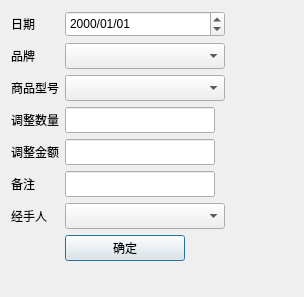
<?xml version="1.0" encoding="UTF-8"?>
<ui version="4.0">
 <class>stock_calibrationDialog</class>
 <widget class="QDialog" name="stock_calibrationDialog">
  <property name="geometry">
   <rect>
    <x>0</x>
    <y>0</y>
    <width>304</width>
    <height>297</height>
   </rect>
  </property>
  <property name="windowTitle">
   <string>Dialog</string>
  </property>
  <property name="modal">
   <bool>true</bool>
  </property>
  <layout class="QHBoxLayout" name="horizontalLayout">
   <item>
    <layout class="QFormLayout" name="formLayout">
     <item row="0" column="0">
      <widget class="QLabel" name="label_2">
       <property name="text">
        <string>日期</string>
       </property>
      </widget>
     </item>
     <item row="1" column="0">
      <widget class="QLabel" name="label">
       <property name="text">
        <string>品牌</string>
       </property>
      </widget>
     </item>
     <item row="3" column="0">
      <widget class="QLabel" name="label_9">
       <property name="text">
        <string>调整数量</string>
       </property>
      </widget>
     </item>
     <item row="3" column="1">
      <widget class="QLineEdit" name="toal">
       <property name="minimumSize">
        <size>
         <width>150</width>
         <height>26</height>
        </size>
       </property>
       <property name="maximumSize">
        <size>
         <width>150</width>
         <height>26</height>
        </size>
       </property>
       <property name="inputMethodHints">
        <set>Qt::ImhDigitsOnly|Qt::ImhPreferNumbers</set>
       </property>
      </widget>
     </item>
     <item row="6" column="0">
      <widget class="QLabel" name="label_3">
       <property name="text">
        <string>经手人</string>
       </property>
      </widget>
     </item>
     <item row="6" column="1">
      <widget class="QComboBox" name="staffComb">
       <property name="minimumSize">
        <size>
         <width>150</width>
         <height>26</height>
        </size>
       </property>
       <property name="maximumSize">
        <size>
         <width>160</width>
         <height>26</height>
        </size>
       </property>
      </widget>
     </item>
     <item row="4" column="0">
      <widget class="QLabel" name="label_5">
       <property name="text">
        <string>调整金额</string>
       </property>
      </widget>
     </item>
     <item row="4" column="1">
      <widget class="QLineEdit" name="money">
       <property name="minimumSize">
        <size>
         <width>150</width>
         <height>26</height>
        </size>
       </property>
       <property name="maximumSize">
        <size>
         <width>150</width>
         <height>26</height>
        </size>
       </property>
       <property name="readOnly">
        <bool>false</bool>
       </property>
      </widget>
     </item>
     <item row="2" column="0">
      <widget class="QLabel" name="label_6">
       <property name="text">
        <string>商品型号</string>
       </property>
      </widget>
     </item>
     <item row="1" column="1">
      <widget class="QComboBox" name="brand_combo">
       <property name="minimumSize">
        <size>
         <width>150</width>
         <height>26</height>
        </size>
       </property>
       <property name="maximumSize">
        <size>
         <width>160</width>
         <height>26</height>
        </size>
       </property>
      </widget>
     </item>
     <item row="2" column="1">
      <widget class="QComboBox" name="model_combo">
       <property name="minimumSize">
        <size>
         <width>150</width>
         <height>26</height>
        </size>
       </property>
       <property name="maximumSize">
        <size>
         <width>160</width>
         <height>26</height>
        </size>
       </property>
      </widget>
     </item>
     <item row="5" column="0">
      <widget class="QLabel" name="label_4">
       <property name="text">
        <string>备注</string>
       </property>
      </widget>
     </item>
     <item row="5" column="1">
      <widget class="QLineEdit" name="notes">
       <property name="minimumSize">
        <size>
         <width>150</width>
         <height>26</height>
        </size>
       </property>
       <property name="maximumSize">
        <size>
         <width>150</width>
         <height>26</height>
        </size>
       </property>
      </widget>
     </item>
     <item row="7" column="1">
      <widget class="QPushButton" name="addButton">
       <property name="minimumSize">
        <size>
         <width>120</width>
         <height>0</height>
        </size>
       </property>
       <property name="maximumSize">
        <size>
         <width>120</width>
         <height>16777215</height>
        </size>
       </property>
       <property name="cursor">
        <cursorShape>PointingHandCursor</cursorShape>
       </property>
       <property name="layoutDirection">
        <enum>Qt::RightToLeft</enum>
       </property>
       <property name="text">
        <string>确定</string>
       </property>
       <property name="checkable">
        <bool>false</bool>
       </property>
       <property name="autoDefault">
        <bool>true</bool>
       </property>
       <property name="flat">
        <bool>false</bool>
       </property>
      </widget>
     </item>
     <item row="0" column="1">
      <widget class="QDateEdit" name="dateEdit">
       <property name="minimumSize">
        <size>
         <width>150</width>
         <height>26</height>
        </size>
       </property>
       <property name="maximumSize">
        <size>
         <width>160</width>
         <height>26</height>
        </size>
       </property>
       <property name="displayFormat">
        <string>yyyy/MM/dd</string>
       </property>
      </widget>
     </item>
    </layout>
   </item>
  </layout>
 </widget>
 <tabstops>
  <tabstop>toal</tabstop>
  <tabstop>money</tabstop>
  <tabstop>staffComb</tabstop>
 </tabstops>
 <resources/>
 <connections/>
</ui>
